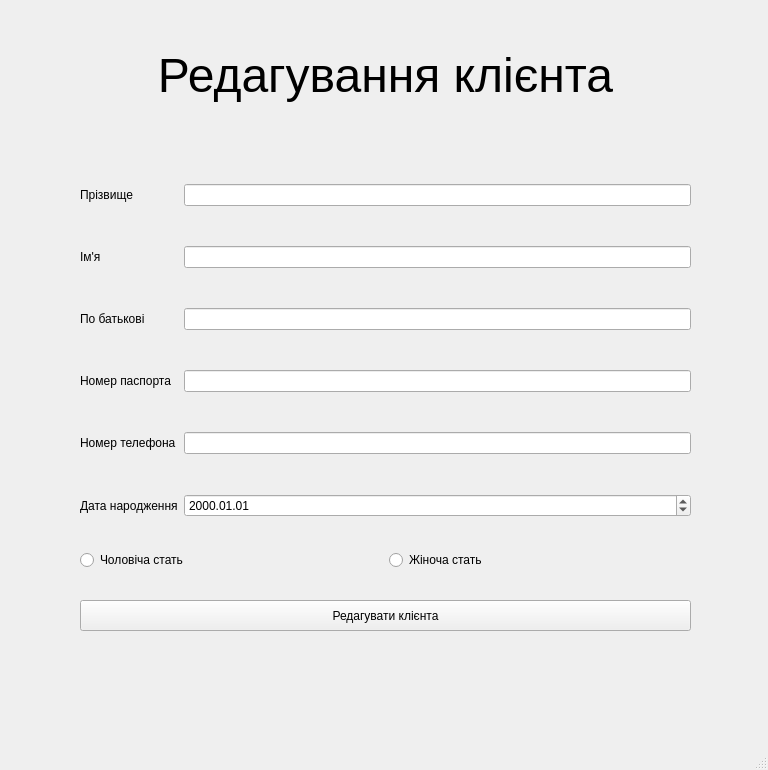
<?xml version="1.0" encoding="UTF-8"?>
<ui version="4.0">
 <class>EditClientWindow</class>
 <widget class="QMainWindow" name="EditClientWindow">
  <property name="geometry">
   <rect>
    <x>0</x>
    <y>0</y>
    <width>768</width>
    <height>770</height>
   </rect>
  </property>
  <property name="windowTitle">
   <string>MainWindow</string>
  </property>
  <widget class="QWidget" name="centralwidget">
   <widget class="QPushButton" name="editClientPushButton">
    <property name="geometry">
     <rect>
      <x>80</x>
      <y>600</y>
      <width>611</width>
      <height>31</height>
     </rect>
    </property>
    <property name="text">
     <string>Редагувати клієнта</string>
    </property>
   </widget>
   <widget class="QLabel" name="label">
    <property name="geometry">
     <rect>
      <x>80</x>
      <y>0</y>
      <width>611</width>
      <height>151</height>
     </rect>
    </property>
    <property name="text">
     <string>&lt;html&gt;&lt;head/&gt;&lt;body&gt;&lt;p align=&quot;center&quot;&gt;&lt;span style=&quot; font-size:36pt;&quot;&gt;Редагування клієнта&lt;/span&gt;&lt;/p&gt;&lt;/body&gt;&lt;/html&gt;</string>
    </property>
   </widget>
   <widget class="QWidget" name="horizontalLayoutWidget">
    <property name="geometry">
     <rect>
      <x>80</x>
      <y>530</y>
      <width>611</width>
      <height>61</height>
     </rect>
    </property>
    <layout class="QHBoxLayout" name="horizontalLayout">
     <item>
      <widget class="QRadioButton" name="maleRadioButton">
       <property name="text">
        <string>Чоловіча стать</string>
       </property>
      </widget>
     </item>
     <item>
      <widget class="QRadioButton" name="femaleRadioButton">
       <property name="text">
        <string>Жіноча стать</string>
       </property>
      </widget>
     </item>
    </layout>
   </widget>
   <widget class="QWidget" name="layoutWidget">
    <property name="geometry">
     <rect>
      <x>80</x>
      <y>150</y>
      <width>611</width>
      <height>401</height>
     </rect>
    </property>
    <layout class="QGridLayout" name="gridLayout">
     <item row="0" column="0">
      <widget class="QLabel" name="lastname">
       <property name="text">
        <string>Прізвище</string>
       </property>
      </widget>
     </item>
     <item row="0" column="1">
      <widget class="QLineEdit" name="lastnameLineEdit"/>
     </item>
     <item row="1" column="0">
      <widget class="QLabel" name="firstname">
       <property name="text">
        <string>Ім'я</string>
       </property>
      </widget>
     </item>
     <item row="1" column="1">
      <widget class="QLineEdit" name="firstnameLineEdit"/>
     </item>
     <item row="2" column="0">
      <widget class="QLabel" name="middlename">
       <property name="text">
        <string>По батькові</string>
       </property>
      </widget>
     </item>
     <item row="2" column="1">
      <widget class="QLineEdit" name="middlenameLineEdit"/>
     </item>
     <item row="3" column="0">
      <widget class="QLabel" name="passport">
       <property name="text">
        <string>Номер паспорта</string>
       </property>
      </widget>
     </item>
     <item row="3" column="1">
      <widget class="QLineEdit" name="passportLineEdit"/>
     </item>
     <item row="4" column="0">
      <widget class="QLabel" name="telephone">
       <property name="text">
        <string>Номер телефона</string>
       </property>
      </widget>
     </item>
     <item row="4" column="1">
      <widget class="QLineEdit" name="telephoneLineEdit"/>
     </item>
     <item row="5" column="0">
      <widget class="QLabel" name="birthday">
       <property name="text">
        <string>Дата народження</string>
       </property>
      </widget>
     </item>
     <item row="5" column="1">
      <widget class="QDateEdit" name="birthdayDateEdit">
       <property name="displayFormat">
        <string>yyyy.MM.dd</string>
       </property>
      </widget>
     </item>
    </layout>
   </widget>
  </widget>
  <widget class="QMenuBar" name="menubar">
   <property name="geometry">
    <rect>
     <x>0</x>
     <y>0</y>
     <width>768</width>
     <height>21</height>
    </rect>
   </property>
  </widget>
  <widget class="QStatusBar" name="statusbar"/>
 </widget>
 <resources/>
 <connections/>
</ui>
